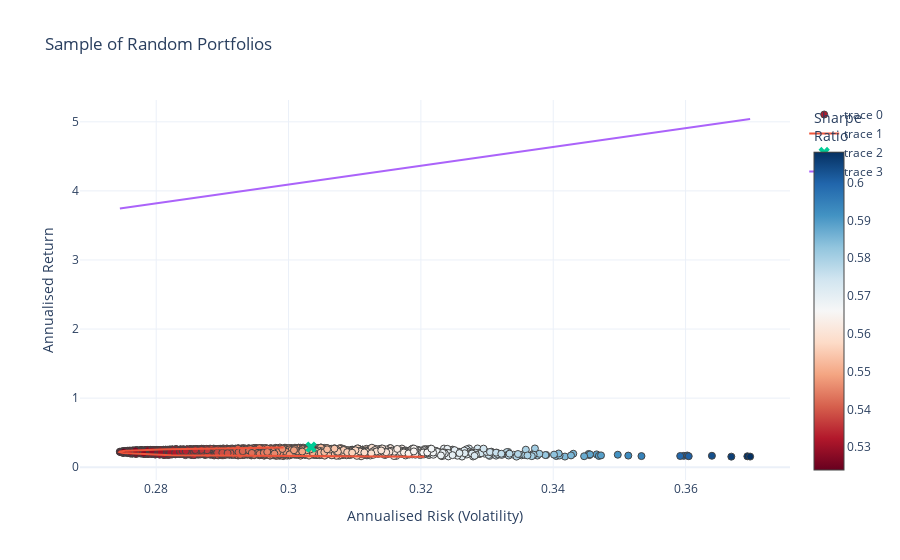

Source (notebook cell):
### Code cell
fig = go.Figure()
fig.add_trace(go.Scatter(x=a[1], 
                         y=a[0], 
                      #- Add color scale for sharpe ratio   
                      marker=dict(color=(a[1]-risk_free_rate)/(a[1]**0.5), 
                                  showscale=True, 
                                  size=7,
                                  line=dict(width=1),
                                  colorscale="RdBu",
                                  colorbar=dict(title="Sharpe<br>Ratio")
                                 ), 
                      mode='markers'))
fig.add_trace(go.Scatter(
    x=target_stds, y=target_rs, mode="lines"
)

)
fig.add_trace(go.Scatter(x=[ptf_stats(optimal_sharpe_weights)['volatility']],y=[ptf_stats(optimal_sharpe_weights)['return']],marker=dict(symbol="x",size=10),mode="markers"))
fig.add_trace(go.Scatter(x=cx,y=(cml[0] + cml[1] * cx),mode="lines"))

#- Add title/labels
fig.update_layout(template='plotly_white',
                  xaxis=dict(title='Annualised Risk (Volatility)'),
                  yaxis=dict(title='Annualised Return'),
                  title='Sample of Random Portfolios',
                  coloraxis_colorbar=dict(title="Sharpe Ratio"))

### Figure 1 — Plotly figure (JSON) as saved in the notebook; plotly's stock layout.template omitted (floating-point values rounded to 4 significant figures; data arrays with more than 128 entries replaced by an {"elided": "..."} marker saying what was removed)
{"data": [{"marker": {"color": {"elided": "5000 float values"}, "colorbar": {"title": {"text": "Sharpe<br>Ratio"}}, "colorscale": [[0, "rgb(103,0,31)"], [0.1, "rgb(178,24,43)"], [0.2, "rgb(214,96,77)"], [0.3, "rgb(244,165,130)"], [0.4, "rgb(253,219,199)"], [0.5, "rgb(247,247,247)"], [0.6, "rgb(209,229,240)"], [0.7, "rgb(146,197,222)"], [0.8, "rgb(67,147,195)"], [0.9, "rgb(33,102,172)"], [1, "rgb(5,48,97)"]], "line": {"width": 1}, "showscale": true, "size": 7}, "mode": "markers", "type": "scatter", "x": {"elided": "5000 float values"}, "y": {"elided": "5000 float values"}}, {"mode": "lines", "type": "scatter", "x": [0.3205, 0.3115, 0.3037, 0.2969, 0.2915, 0.2874, 0.2846, 0.2833, 0.2823, 0.2814, 0.2805, 0.2797, 0.2789, 0.2782, 0.2776, 0.2771, 0.2765, 0.2761, 0.2757, 0.2754, 0.2751, 0.2749, 0.2747, 0.2745, 0.2745, 0.2744, 0.2745, 0.2745, 0.2747, 0.2748, 0.2751, 0.2754, 0.2758, 0.2763, 0.277, 0.2777, 0.2786, 0.2795, 0.2806, 0.2818, 0.2831, 0.2845, 0.286, 0.2876, 0.2893, 0.2911, 0.293, 0.295, 0.2971, 0.2993], "y": [0.153, 0.1557, 0.1584, 0.1611, 0.1638, 0.1665, 0.1692, 0.1719, 0.1746, 0.1773, 0.18, 0.1827, 0.1854, 0.1881, 0.1908, 0.1935, 0.1962, 0.1989, 0.2016, 0.2043, 0.207, 0.2097, 0.2124, 0.2151, 0.2178, 0.2205, 0.2232, 0.2259, 0.2286, 0.2313, 0.234, 0.2367, 0.2394, 0.2421, 0.2448, 0.2475, 0.2502, 0.2529, 0.2556, 0.2583, 0.261, 0.2637, 0.2664, 0.2691, 0.2718, 0.2745, 0.2772, 0.2799, 0.2826, 0.2853]}, {"marker": {"size": 10, "symbol": "x"}, "mode": "markers", "type": "scatter", "x": [0.3034], "y": [0.2902]}, {"mode": "lines", "type": "scatter", "x": [0.2745, 0.2765, 0.2784, 0.2803, 0.2823, 0.2842, 0.2862, 0.2881, 0.2901, 0.292, 0.2939, 0.2959, 0.2978, 0.2998, 0.3017, 0.3037, 0.3056, 0.3076, 0.3095, 0.3114, 0.3134, 0.3153, 0.3173, 0.3192, 0.3212, 0.3231, 0.325, 0.327, 0.3289, 0.3309, 0.3328, 0.3348, 0.3367, 0.3387, 0.3406, 0.3425, 0.3445, 0.3464, 0.3484, 0.3503, 0.3523, 0.3542, 0.3561, 0.3581, 0.36, 0.362, 0.3639, 0.3659, 0.3678, 0.3698], "y": [3.745, 3.771, 3.798, 3.824, 3.851, 3.877, 3.904, 3.93, 3.957, 3.983, 4.009, 4.036, 4.062, 4.089, 4.115, 4.142, 4.168, 4.195, 4.221, 4.247, 4.274, 4.3, 4.327, 4.353, 4.38, 4.406, 4.433, 4.459, 4.485, 4.512, 4.538, 4.565, 4.591, 4.618, 4.644, 4.671, 4.697, 4.723, 4.75, 4.776, 4.803, 4.829, 4.856, 4.882, 4.909, 4.935, 4.961, 4.988, 5.014, 5.041]}], "layout": {"coloraxis": {"colorbar": {"title": {"text": "Sharpe Ratio"}}}, "title": {"text": "Sample of Random Portfolios"}, "xaxis": {"title": {"text": "Annualised Risk (Volatility)"}}, "yaxis": {"title": {"text": "Annualised Return"}}}}
